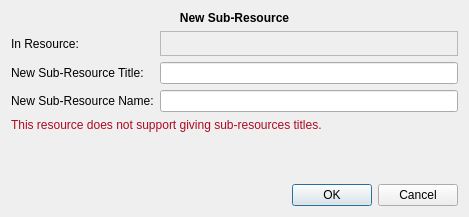
<?xml version="1.0" encoding="UTF-8"?>
<ui version="4.0">
 <class>KLFLibNewSubResDlg</class>
 <widget class="QDialog" name="KLFLibNewSubResDlg">
  <property name="geometry">
   <rect>
    <x>0</x>
    <y>0</y>
    <width>469</width>
    <height>217</height>
   </rect>
  </property>
  <property name="windowTitle">
   <string>New Sub-Resource</string>
  </property>
  <property name="modal">
   <bool>true</bool>
  </property>
  <layout class="QGridLayout" name="lyt_KLFLibNewSubResDlg">
   <item row="0" column="0" colspan="2">
    <widget class="QLabel" name="lblMain">
     <property name="sizePolicy">
      <sizepolicy hsizetype="Preferred" vsizetype="Fixed">
       <horstretch>0</horstretch>
       <verstretch>0</verstretch>
      </sizepolicy>
     </property>
     <property name="font">
      <font>
       <weight>75</weight>
       <bold>true</bold>
      </font>
     </property>
     <property name="text">
      <string>New Sub-Resource</string>
     </property>
     <property name="alignment">
      <set>Qt::AlignCenter</set>
     </property>
    </widget>
   </item>
   <item row="1" column="0">
    <widget class="QLabel" name="lblResCaption">
     <property name="text">
      <string>In Resource:</string>
     </property>
    </widget>
   </item>
   <item row="1" column="1">
    <widget class="QLabel" name="lblResource">
     <property name="sizePolicy">
      <sizepolicy hsizetype="Preferred" vsizetype="Fixed">
       <horstretch>0</horstretch>
       <verstretch>0</verstretch>
      </sizepolicy>
     </property>
     <property name="minimumSize">
      <size>
       <width>0</width>
       <height>25</height>
      </size>
     </property>
     <property name="frameShape">
      <enum>QFrame::StyledPanel</enum>
     </property>
     <property name="frameShadow">
      <enum>QFrame::Sunken</enum>
     </property>
     <property name="text">
      <string notr="true" extracomment="not visible, placeholder">&lt;resource name/title&gt;</string>
     </property>
     <property name="textInteractionFlags">
      <set>Qt::TextBrowserInteraction</set>
     </property>
    </widget>
   </item>
   <item row="2" column="0">
    <widget class="QLabel" name="lblTitle">
     <property name="text">
      <string>New Sub-Resource Title:</string>
     </property>
    </widget>
   </item>
   <item row="2" column="1">
    <widget class="QLineEdit" name="txtTitle"/>
   </item>
   <item row="3" column="0">
    <widget class="QLabel" name="lblName">
     <property name="text">
      <string>New Sub-Resource Name:</string>
     </property>
    </widget>
   </item>
   <item row="3" column="1">
    <widget class="QLineEdit" name="txtName"/>
   </item>
   <item row="4" column="0" colspan="2">
    <widget class="QLabel" name="lblNoTitle">
     <property name="palette">
      <palette>
       <active>
        <colorrole role="WindowText">
         <brush brushstyle="SolidPattern">
          <color alpha="255">
           <red>174</red>
           <green>10</green>
           <blue>34</blue>
          </color>
         </brush>
        </colorrole>
       </active>
       <inactive>
        <colorrole role="WindowText">
         <brush brushstyle="SolidPattern">
          <color alpha="255">
           <red>174</red>
           <green>10</green>
           <blue>34</blue>
          </color>
         </brush>
        </colorrole>
       </inactive>
       <disabled>
        <colorrole role="WindowText">
         <brush brushstyle="SolidPattern">
          <color alpha="255">
           <red>118</red>
           <green>117</green>
           <blue>114</blue>
          </color>
         </brush>
        </colorrole>
       </disabled>
      </palette>
     </property>
     <property name="text">
      <string>This resource does not support giving sub-resources titles.</string>
     </property>
    </widget>
   </item>
   <item row="6" column="0" colspan="2">
    <widget class="QDialogButtonBox" name="btns">
     <property name="orientation">
      <enum>Qt::Horizontal</enum>
     </property>
     <property name="standardButtons">
      <set>QDialogButtonBox::Cancel|QDialogButtonBox::Ok</set>
     </property>
    </widget>
   </item>
   <item row="5" column="0">
    <spacer name="vspc">
     <property name="orientation">
      <enum>Qt::Vertical</enum>
     </property>
     <property name="sizeHint" stdset="0">
      <size>
       <width>20</width>
       <height>40</height>
      </size>
     </property>
    </spacer>
   </item>
  </layout>
 </widget>
 <tabstops>
  <tabstop>txtTitle</tabstop>
  <tabstop>txtName</tabstop>
  <tabstop>btns</tabstop>
 </tabstops>
 <resources/>
 <connections>
  <connection>
   <sender>btns</sender>
   <signal>accepted()</signal>
   <receiver>KLFLibNewSubResDlg</receiver>
   <slot>accept()</slot>
   <hints>
    <hint type="sourcelabel">
     <x>248</x>
     <y>254</y>
    </hint>
    <hint type="destinationlabel">
     <x>157</x>
     <y>274</y>
    </hint>
   </hints>
  </connection>
  <connection>
   <sender>btns</sender>
   <signal>rejected()</signal>
   <receiver>KLFLibNewSubResDlg</receiver>
   <slot>reject()</slot>
   <hints>
    <hint type="sourcelabel">
     <x>316</x>
     <y>260</y>
    </hint>
    <hint type="destinationlabel">
     <x>286</x>
     <y>274</y>
    </hint>
   </hints>
  </connection>
 </connections>
</ui>
